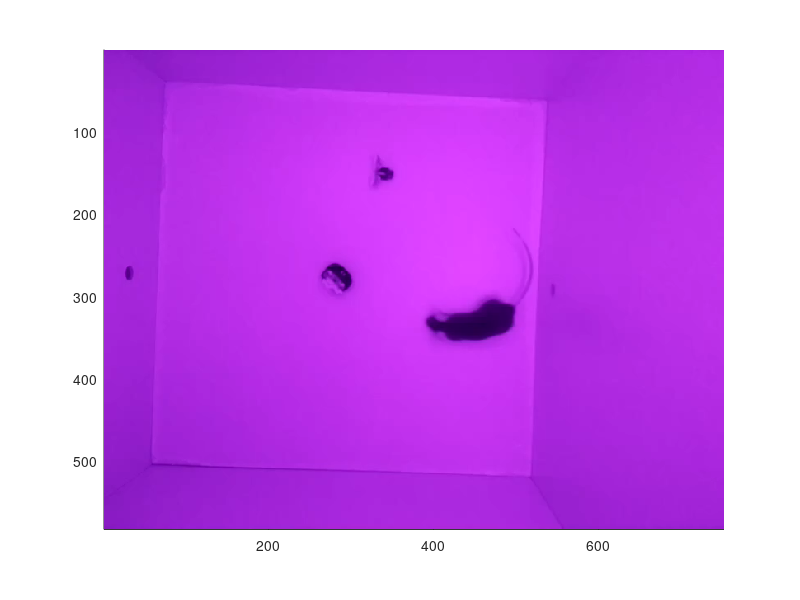

Source code (MATLAB): (Note: this script raises an error after producing the figure.)
%optimize_get_mouse_position. Script to optimize parameters for nt_get_mouse_position
%
% 2025, Alexander Heimel

%%
load('testimage.mat','frame','bg','params','mask');

% params.wc_blackThreshold = 0.4;
% params.wc_minMajorAxisLength = 120;
% params.wc_maxMouseSize = 6000; % pxl, Max area that could be mouse
% params.wc_maxAreaSize = 8000; % pxl, Max area that could be mouse
% params.wc_minAreaSize = 200; % pxl, Minimal area for region that is tracked as mouse
% params.wc_minMouseSize = 4000; % pxl, Minimal area a mouse could be
% params.wc_minStimSize = 0; % pxl, Minimal area for region that might be stimulus
% params.wc_tailWidth = 20; % pxl
% params.wc_tailToMiddle = 70; % pxl
% params.wc_minComponentSize = 6; % pxl, Consider smaller components as noise
% params.wc_dilation = ones(5); % for image dilation
% params.wc_bg_normalization = 20;


params.nt_black_threshold = 0.4;
params.nt_min_mouse_length = 120;
params.nt_max_mouse_area = 5000; % pxl, Max area that could be mouse
params.nt_min_component_area = 200; % pxl, Minimal area for component to be relevant
params.nt_min_mouse_area = 4000; % pxl, Minimal area a mouse could be
params.nt_min_stim_size = 0; % pxl, Minimal area for region that might be stimulus
params.nt_max_tail_width = 20; % pxl, Max tail width (to find tailbase)
params.nt_min_tail_distance = 70; % pxl, Minimal distance of tailbase to mouse C.o.M.
params.nt_dilation = ones(5); % for image dilation
params.nt_bg_normalization = 20;
params.nt_min_black_threshold = 0.01;

n_stim = 2;
prev_mousepos = [];
prev_stimpos = [];

figure
hold on
h = image(frame);
axis image
set(gca,'ydir','reverse')

[mousepos,stimpos,mouse_boundary,stat] = ...
    nt_get_mouse_position(frame,bg,n_stim,params,h,mask,...
    prev_mousepos,prev_stimpos );
stat

%%
load('C:\Users\alexa\OneDrive\Projects\Ren\Innate_approach\Data_collection\23.35.05\nttestdb_23.35.05_alexander.mat')
time_range = [];
verbose = false;
[record,stat] = nt_track_mouse(db(3),time_range,verbose);
%record = nt_track_mouse(db(2),time_range,arena_rect,verbose);
